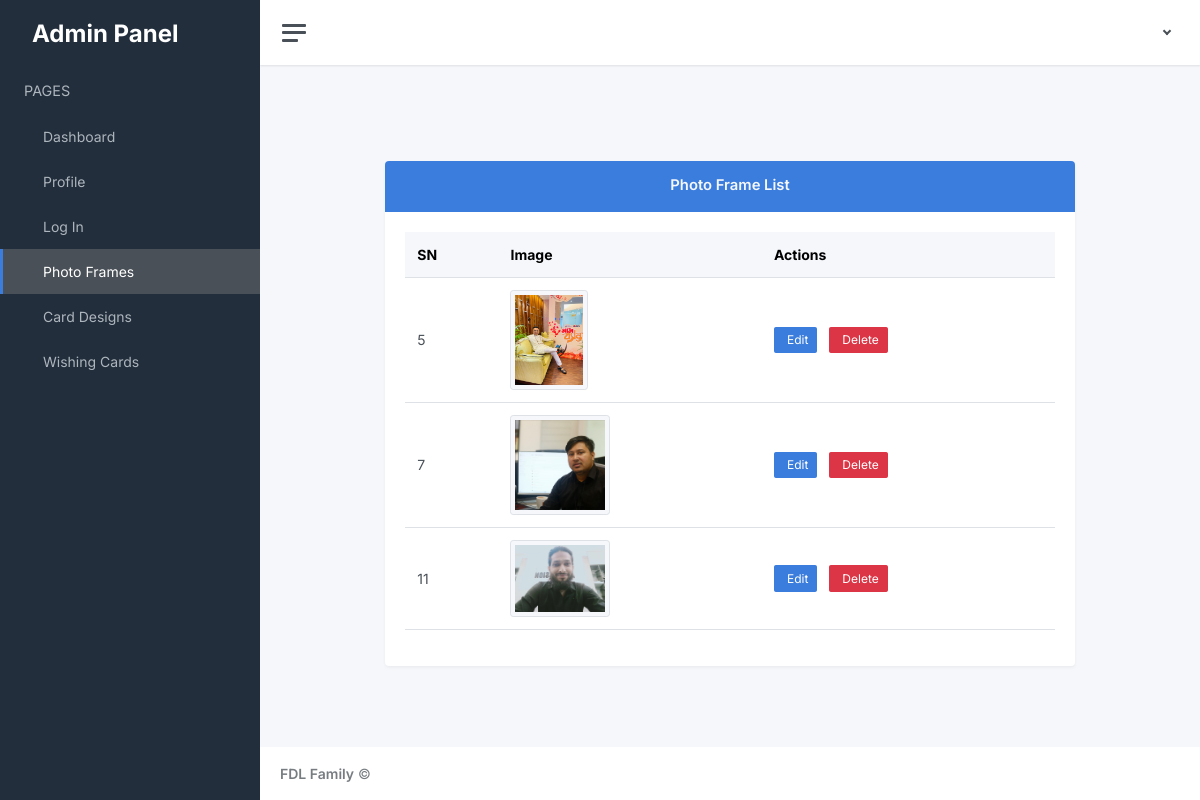
/ShowPhotoFrame/, run on an earlier commit of the app's database.
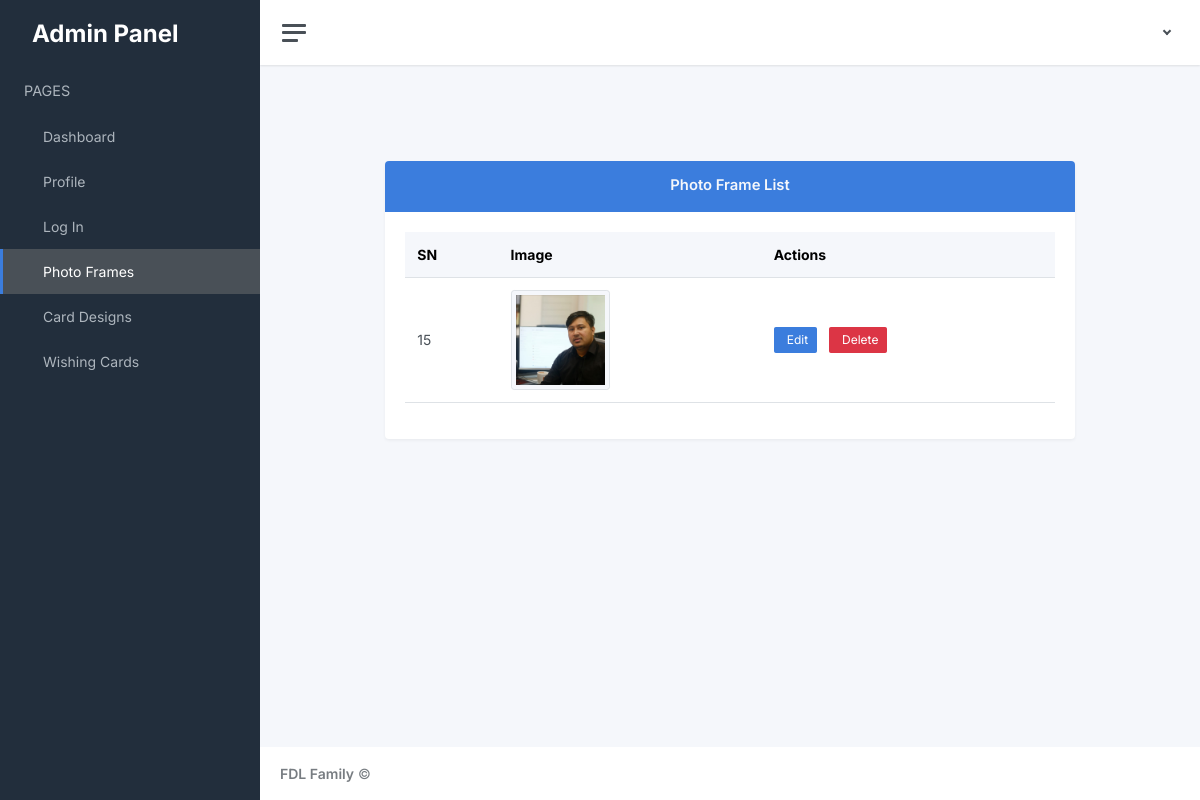
And on a later commit of the database.
### PhotoUpload/models.py (models this page shows, shortened)
class PhotoFrame(models.Model):
    image = models.ImageField(upload_to='photo_frame_images')
    name = models.CharField(max_length=100)
    card_design = models.ForeignKey(CardDesign, on_delete=models.CASCADE)

### PhotoUpload/views.py (the view)
# urls.py: path('ShowPhotoFrame/',views.ShowPhotoFrame,name="ShowPhotoFrame"),
def ShowPhotoFrame(request):
    frames=PhotoFrame.objects.all()
    return render(request,'dist/showphotoframe.html',{"frames":frames})

### PhotoUpload/templates/dist/showphotoframe.html (shortened to what this page needs)
{% extends 'dist/index.html' %}
{% block body %}
<main class="container mt-5">
    <div class="row justify-content-center">
        <div class="col-lg-10">
            <div class="card shadow">
                <div class="card-header bg-primary text-center text-light py-3">
                    <h4 class="card-title mb-0 text-light">Photo Frame List</h4>
                </div>
                <div class="card-body">
                    <div class="table-responsive">
                        <table class="table table-hover">
                            <thead class="table-light">
                                <tr>
                                    <th scope="col">SN</th>
                                    <th scope="col">Image</th>
                                    <th scope="col">Actions</th>
                                </tr>
                            </thead>
                            <tbody>
                                {% for frame in frames %}
                                <tr>
                                    <td>{{ frame.id }}</td>
                                    <td>
                                        <img src="{{ frame.image.url }}" alt="{{ frame.name }}" class="img-thumbnail" style="max-width: 100px; max-height: 100px;">
                                    </td>
                                    <td>
                                        <a href="{% url 'edit_frame' frame.id %}" class="btn btn-sm btn-primary me-2">
                                             Edit
                                        </a>
                                        <button class="btn btn-sm btn-danger delete-frame" data-frame-id="{{ frame.id }}">
                                             Delete
                                        </button>
                                    </td>
                                </tr>
                                {% endfor %}
                            </tbody>
                        </table>
                    </div>
                </div>
            </div>
        </div>
    </div>
</main>
{% endblock %}

What changed in the data, as far as the page shows it:
removed PhotoFrame: id "5", image (picture)
removed PhotoFrame: id "7", image (picture)
removed PhotoFrame: id "11", image (picture)
added PhotoFrame: id "15", image (picture)
